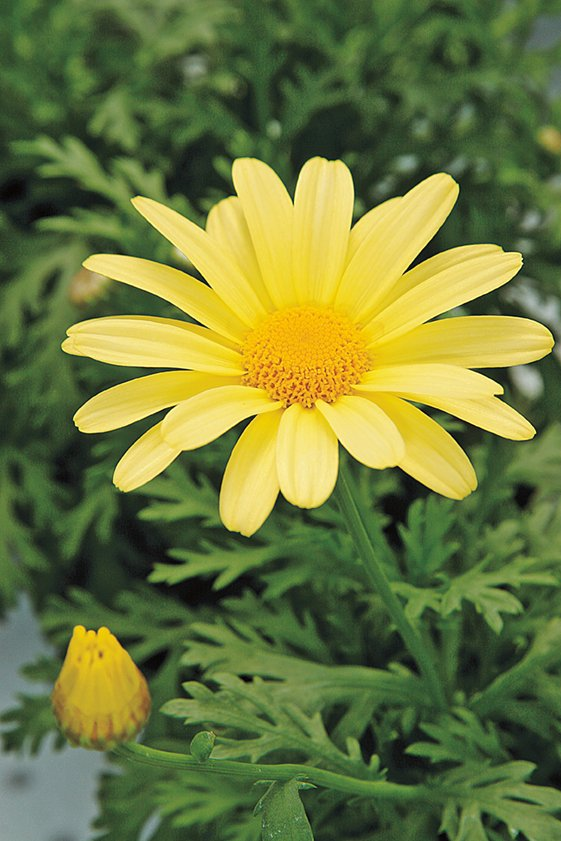
#> input picture a1images/daisy.jpg, 561 x 841 px, found by its file name
$ python segment.py
#> lines starting #> are read from the running program, lines starting #| are printed output that depends on the picture
import cv2
import numpy as np
import matplotlib.pyplot as plt
from PIL import Image

# Load the image
image_path = '1/Intensity-Transformations-and-Neighborhood-Filtering/a1images/daisy.jpg'
image = cv2.cvtColor(cv2.imread(image_path), cv2.COLOR_BGR2RGB)  # Load as RGB

# (a) GrabCut Segmentation
mask = np.zeros(image.shape[:2], np.uint8)  # Initial mask
bgd_model = np.zeros((1, 65), np.float64)  # Background model
fgd_model = np.zeros((1, 65), np.float64)  # Foreground model

# Define a rectangle around the flower (manually adjusted)
rect = (50, 50, image.shape[1] - 50, image.shape[0] - 50)
#> rect = (50, 50, 511, 791)

# Apply GrabCut algorithm
cv2.grabCut(image, mask, rect, bgd_model, fgd_model, 5, cv2.GC_INIT_WITH_RECT)

# Convert the mask to binary: foreground pixels are set to 1, background to 0
mask2 = np.where((mask == 2) | (mask == 0), 0, 1).astype('uint8')

# Extract the foreground and background images
foreground = image * mask2[:, :, np.newaxis]
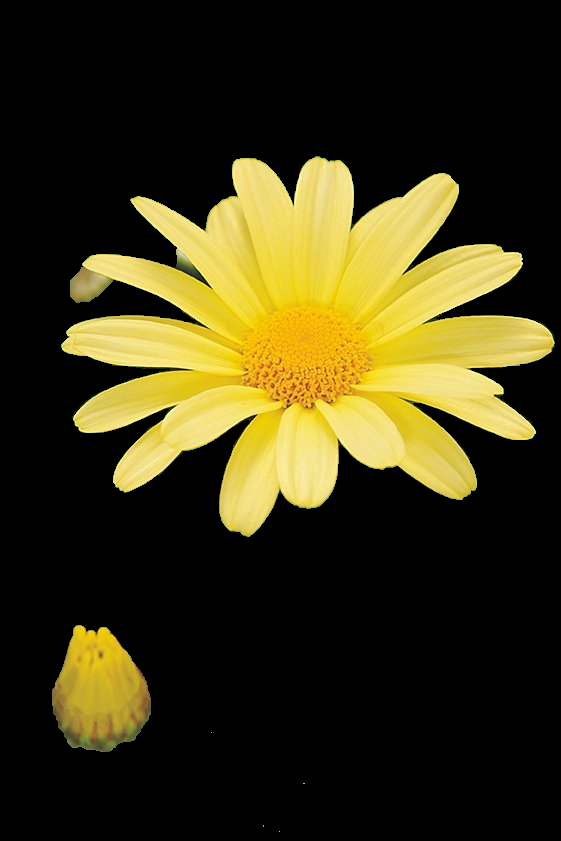
#> foreground: shape (841, 561, 3); mean R, G, B 57.8, 51.6, 20.2
background = image * (1 - mask2[:, :, np.newaxis])
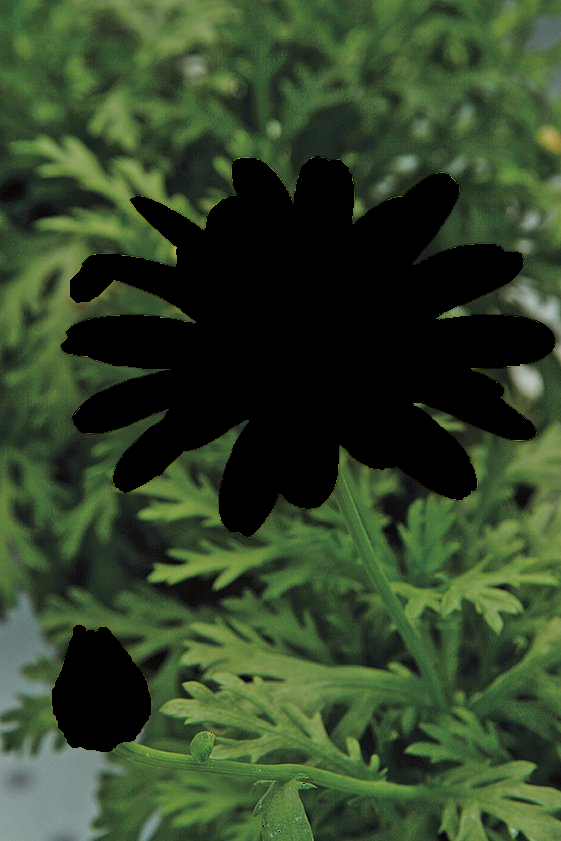
#> background: shape (841, 561, 3); mean R, G, B 50.7, 68.7, 40.4

# (b) Produce an enhanced image with a blurred background
blurred_background = cv2.GaussianBlur(image, (25, 25), 0)  # Substantial blur
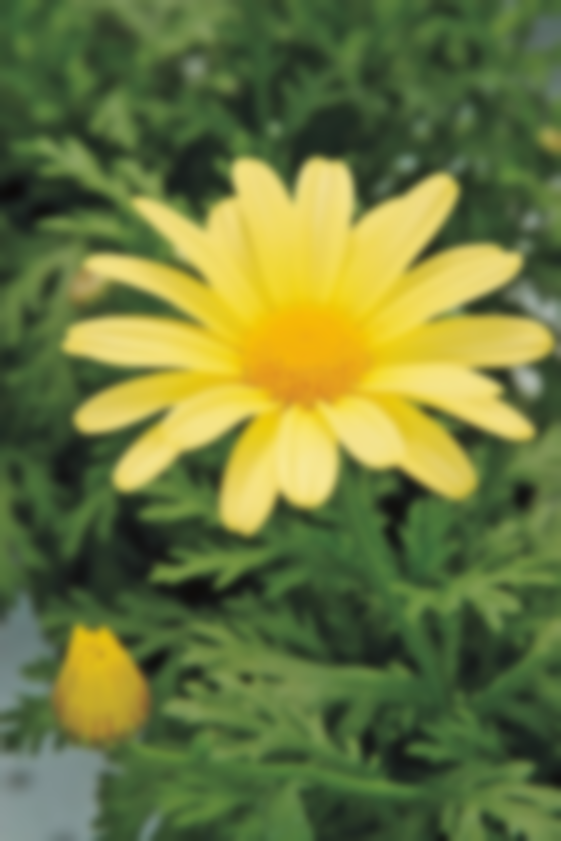
#> blurred_background: shape (841, 561, 3); mean R, G, B 108.5, 120.3, 60.7
enhanced_image = blurred_background.copy()
enhanced_image[mask2 == 1] = image[mask2 == 1]  # Replace the flower region with the sharp image
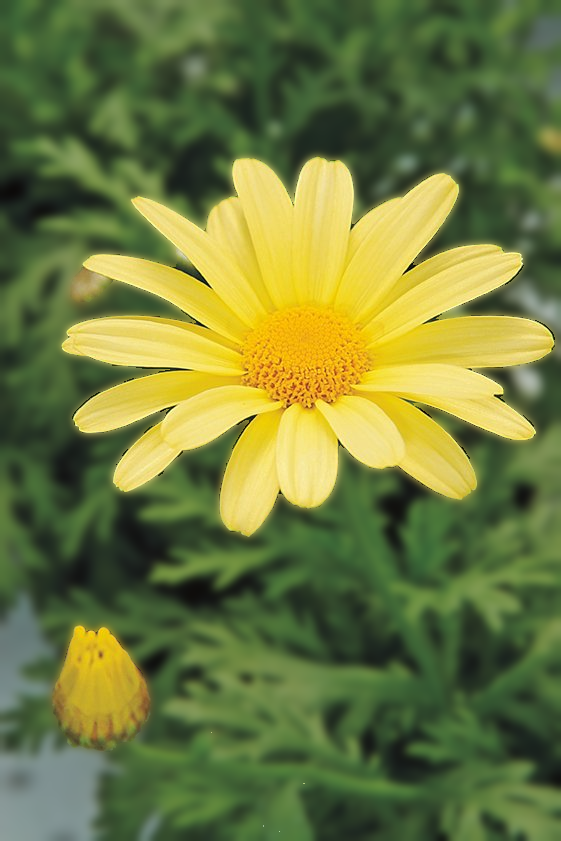
#> enhanced_image: shape (841, 561, 3); mean R, G, B 110, 121.5, 61.2

# Display the results
fig, ax = plt.subplots(2, 3, figsize=(18, 12))

# Original image
ax[0, 0].imshow(image)
ax[0, 0].set_title("Original Image")
ax[0, 0].axis("off")

# Segmentation mask
ax[0, 1].imshow(mask2, cmap='gray')
ax[0, 1].set_title("Segmentation Mask (Foreground)")
ax[0, 1].axis("off")

# Foreground image
ax[0, 2].imshow(foreground)
ax[0, 2].set_title("Foreground Image (Flower)")
ax[0, 2].axis("off")

# Background image
ax[1, 0].imshow(background)
ax[1, 0].set_title("Background Image (Without Flower)")
ax[1, 0].axis("off")

# Blurred background
ax[1, 1].imshow(blurred_background)
ax[1, 1].set_title("Blurred Background")
ax[1, 1].axis("off")

# Enhanced image with sharp foreground and blurred background
ax[1, 2].imshow(enhanced_image)
ax[1, 2].set_title("Enhanced Image with Blurred Background")
ax[1, 2].axis("off")

plt.show()
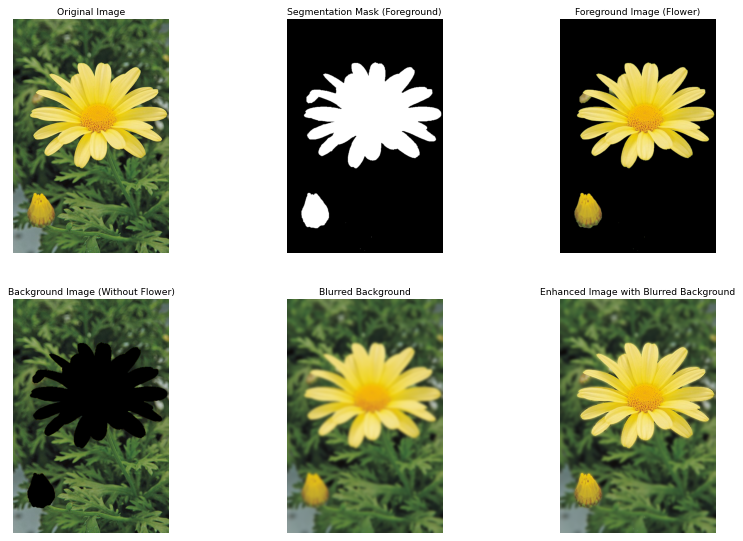
#> figure drawn by matplotlib, 6 panels

# (c) Explanation of darker edges around the flower
print("Explanation: The background just beyond the edge of the flower appears darker because when blurring is applied to the background, the pixels near the edge of the foreground (flower) are a blend of the background and the flower's colors. This blending causes the darker background colors to mix with the lighter colors of the flower, resulting in a darker appearance at the edges.")

$ run again, with a1images/emma.jpg copied over a1images/daisy.jpg
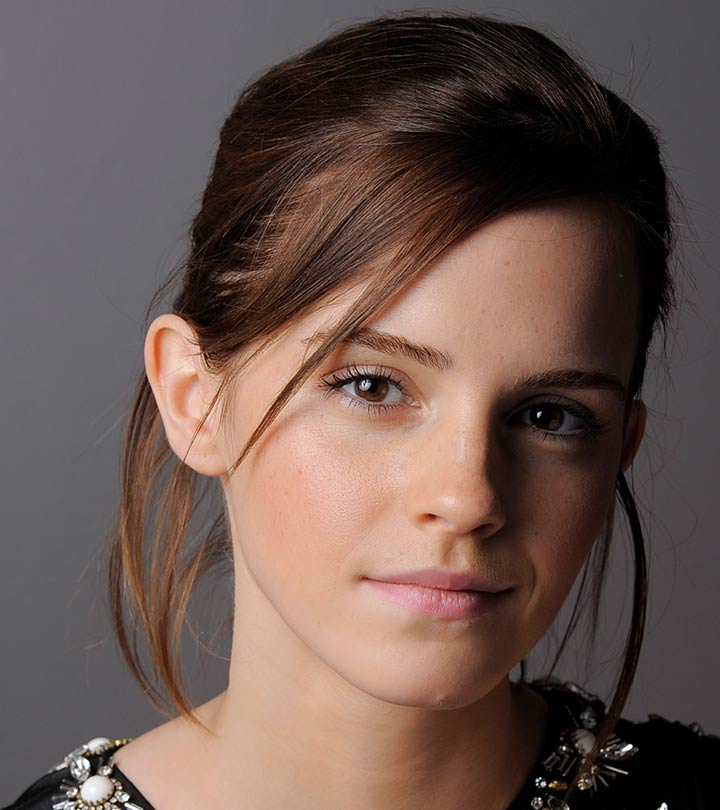
#> input picture a1images/emma.jpg, 720 x 810 px, found by its file name
#> `background = image * (1 - mask2[:, :, np.newaxis])`:
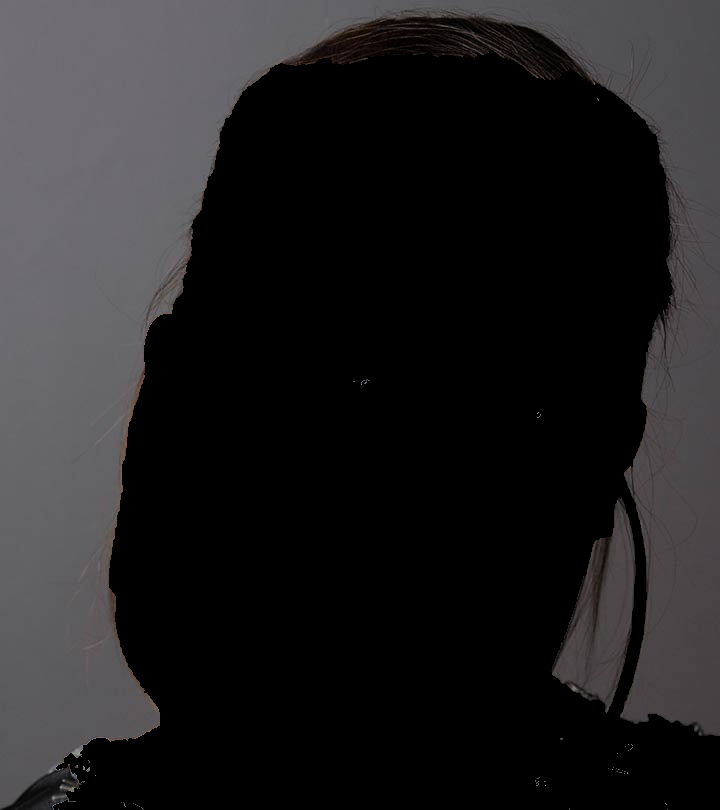
#> background: shape (810, 720, 3); mean R, G, B 33.6, 32.6, 33.7
#> `blurred_background = cv2.GaussianBlur(image, (25, 25), 0)`:
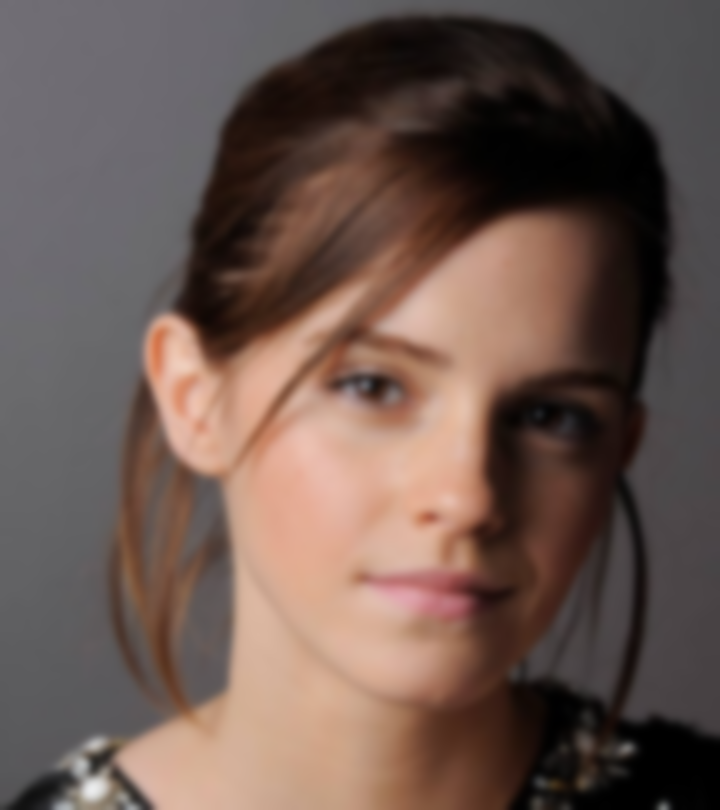
#> blurred_background: shape (810, 720, 3); mean R, G, B 106.8, 87.4, 80.1

$ run again, with a1images/highlights_and_shadows.jpg copied over a1images/daisy.jpg
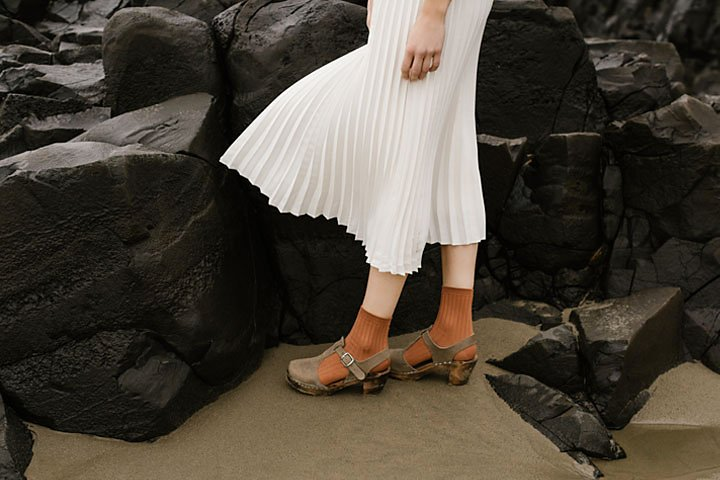
#> input picture a1images/highlights_and_shadows.jpg, 720 x 480 px, found by its file name
#> `foreground = image * mask2[:, :, np.newaxis]`:
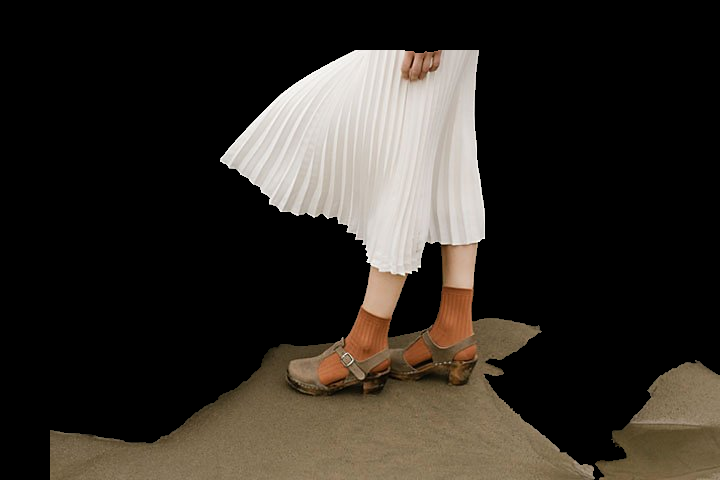
#> foreground: shape (480, 720, 3); mean R, G, B 48.3, 43.3, 37.1
#> `enhanced_image[mask2 == 1] = image[mask2 == 1]`:
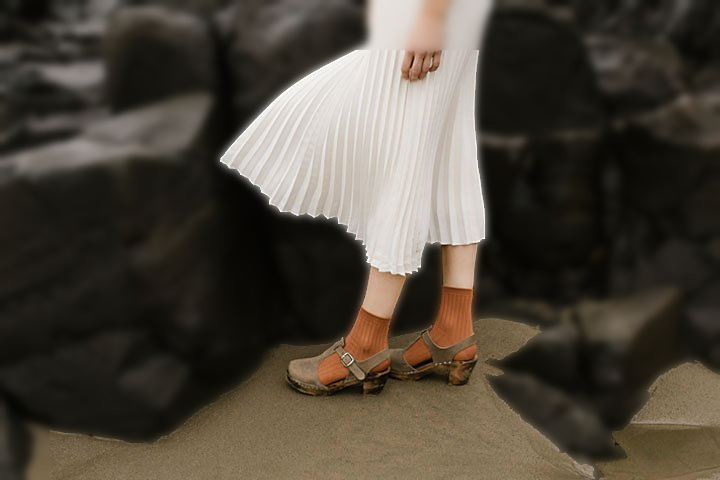
#> enhanced_image: shape (480, 720, 3); mean R, G, B 76.7, 69.5, 58.9

$ run again, with a1images/jeniffer.jpg copied over a1images/daisy.jpg
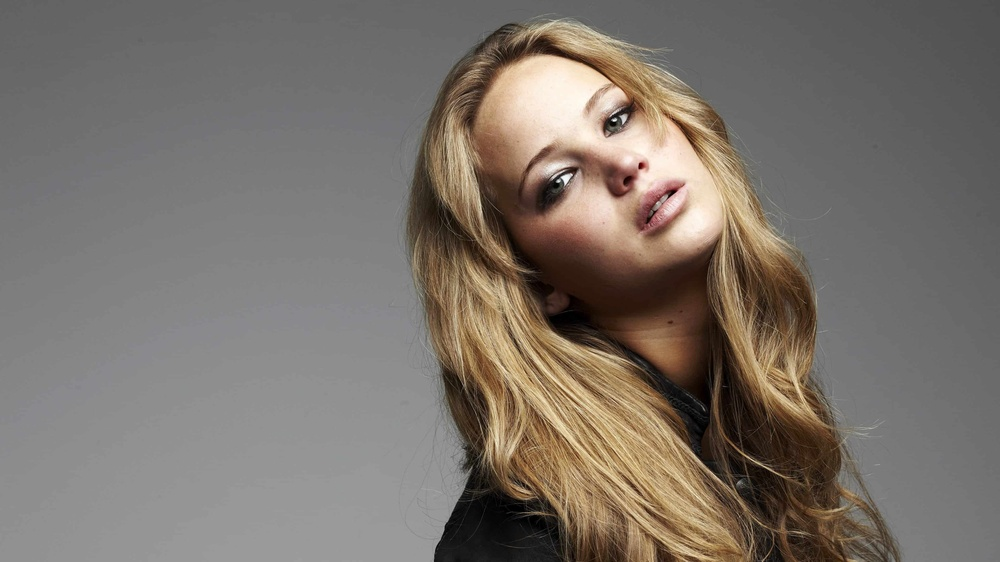
#> input picture a1images/jeniffer.jpg, 1000 x 562 px, shrunk from 3840 x 2160 before the run, found by its file name
#> `background = image * (1 - mask2[:, :, np.newaxis])`:
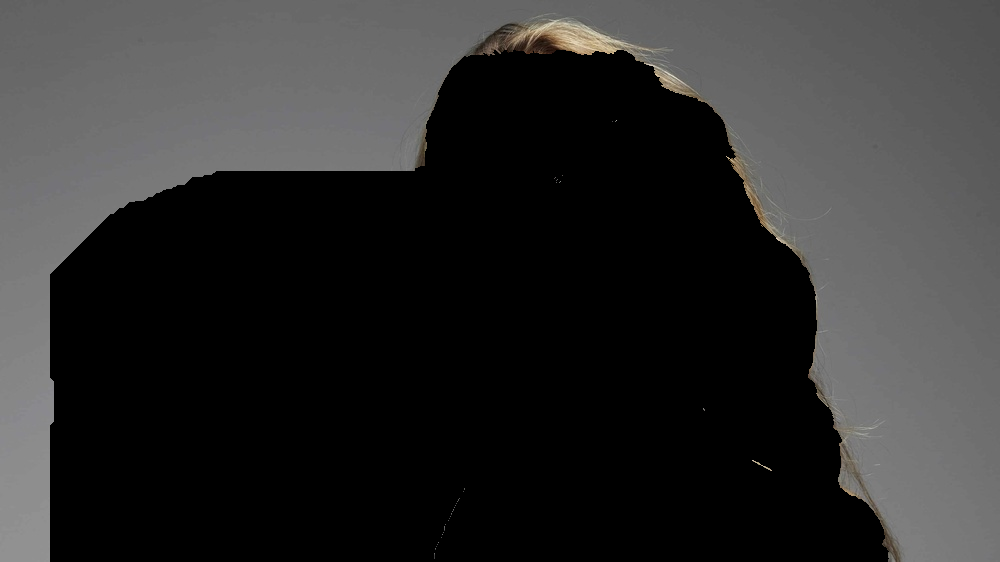
#> background: shape (562, 1000, 3); mean R, G, B 46.2, 46, 45.7
#> `blurred_background = cv2.GaussianBlur(image, (25, 25), 0)`:
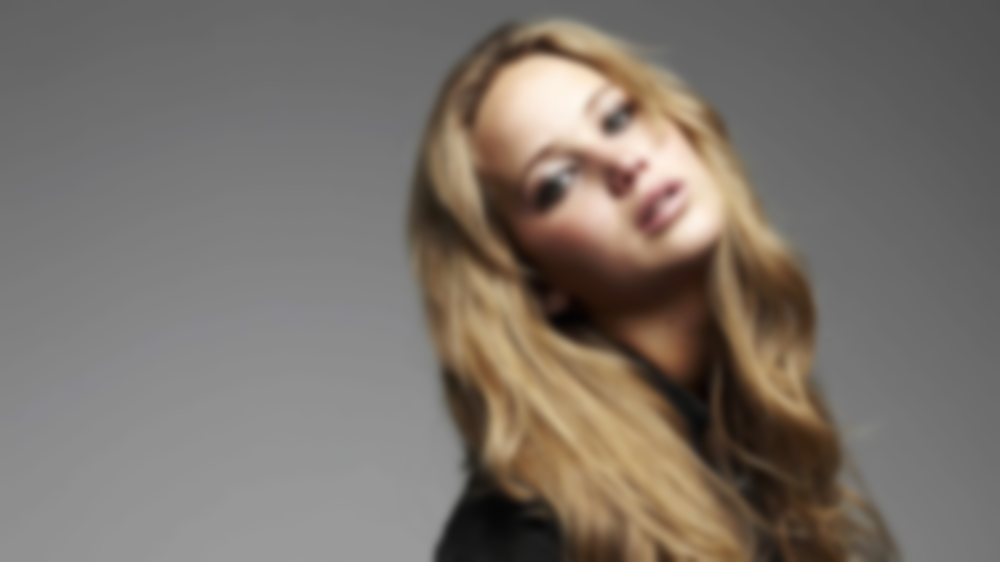
#> blurred_background: shape (562, 1000, 3); mean R, G, B 122.3, 114.3, 106.8
